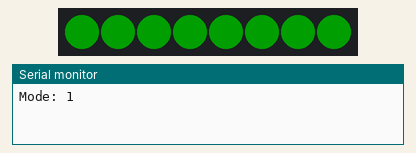
A program run on a simulated ESP32. Shown: 8 RGB LEDs in strip order, left to right, the last lines printed to the serial monitor. Dim RGB values are drawn brighter than linear.

Above: at 3.1 s.
At 35.39 s:
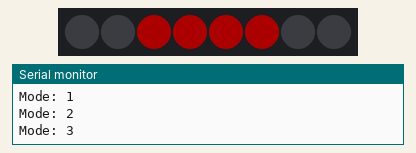
Timing chart, 0 to 40.0 s (numbered marks = the images above):
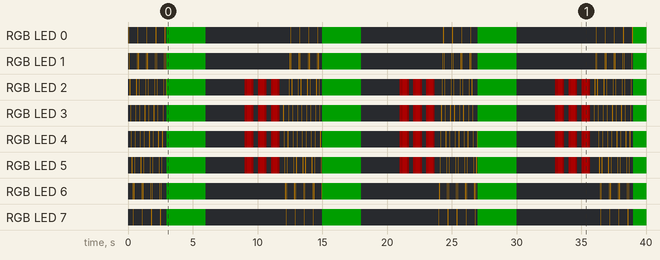

Measured:
- what the display in image 0 shows lasts 3.0 s, from 3.0 s to 6.0 s

The program:

main.cpp
```cpp
#include <Arduino.h>
#include <FastLED.h>
#include <math.h>

#define LED_PIN 27
#define NUM_LEDS 8

CRGB leds[NUM_LEDS];

// --- Переменные для эффектов ---
uint8_t wait_pos = 0;
int8_t wait_dir = 1;
uint32_t wait_prevMs = 0;
const uint16_t wait_interval = 50;

uint32_t stop_startMs = 0;
const uint16_t stop_period = 1000;

void wait_led()
{
  if (millis() - wait_prevMs >= wait_interval)
  {
    wait_prevMs = millis();

    FastLED.clear();
    leds[wait_pos] = CRGB::Orange;
    FastLED.show();

    if (wait_pos == 0)
      wait_dir = 1;
    if (wait_pos == NUM_LEDS - 1)
      wait_dir = -1;
    wait_pos += wait_dir;
  }
}

void fill_led(CRGB color)
{
  fill_solid(leds, NUM_LEDS, color);
  FastLED.show();
}

void clear_led()
{
  FastLED.clear();
  FastLED.show();
}

void stop_led()
{
  uint32_t elapsed = millis() - stop_startMs;
  float phase = (elapsed % stop_period) * (2.0 * M_PI / stop_period);
  float sinValue = sin(phase);
  uint8_t brightness = (uint8_t)(100 + 100 * sinValue); // диапазон 0-200 вместо 0-255

  FastLED.clear();

  for (int i = 2; i < 6; i++)
  {
    leds[i] = CRGB(brightness, 0, 0);
  }

  for (int i = 0; i < NUM_LEDS; i++)
  {
    if (i < 2 || i >= 6)
    {
      leds[i] = CRGB(0, 0, 0);
    }
  }

  FastLED.show();
}

void setup()
{
  Serial.begin(115200);
  FastLED.addLeds<NEOPIXEL, LED_PIN>(leds, NUM_LEDS);
  FastLED.setBrightness(60);
  clear_led();
  stop_startMs = millis();
}

uint8_t current_mode = 0;
uint32_t mode_prevMs = 0;

void loop()
{
  if (millis() - mode_prevMs >= 3000)
  {
    mode_prevMs = millis();
    current_mode = (current_mode + 1) % 4;
    Serial.print("Mode: ");
    Serial.println(current_mode);
  }

  switch (current_mode)
  {
  case 0:
    wait_led();
    break;
  case 1:
    fill_led(CRGB::Green);
    break;
  case 2:
    clear_led();
    break;
  case 3:
    stop_led();
    break;
  }
}
```
